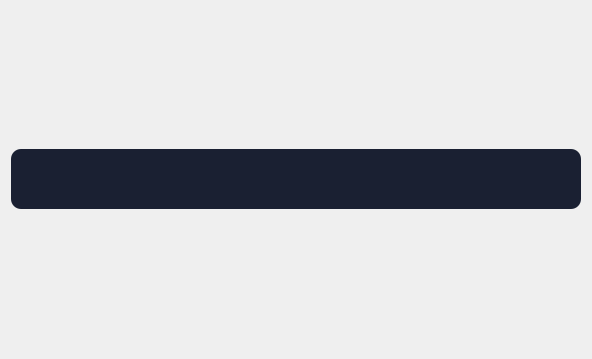
<?xml version="1.0" encoding="UTF-8"?>
<ui version="4.0">
 <class>Form</class>
 <widget class="QWidget" name="Form">
  <property name="geometry">
   <rect>
    <x>0</x>
    <y>0</y>
    <width>592</width>
    <height>359</height>
   </rect>
  </property>
  <property name="mouseTracking">
   <bool>false</bool>
  </property>
  <property name="windowTitle">
   <string>Form</string>
  </property>
  <layout class="QGridLayout" name="gridLayout">
   <item row="0" column="0">
    <widget class="QFrame" name="lineFrame">
     <property name="sizePolicy">
      <sizepolicy hsizetype="Preferred" vsizetype="Preferred">
       <horstretch>0</horstretch>
       <verstretch>0</verstretch>
      </sizepolicy>
     </property>
     <property name="minimumSize">
      <size>
       <width>0</width>
       <height>60</height>
      </size>
     </property>
     <property name="maximumSize">
      <size>
       <width>16777215</width>
       <height>60</height>
      </size>
     </property>
     <property name="mouseTracking">
      <bool>false</bool>
     </property>
     <property name="styleSheet">
      <string notr="true">background-color: rgb(26, 32, 50);
border-radius: 10px;
</string>
     </property>
     <property name="frameShape">
      <enum>QFrame::StyledPanel</enum>
     </property>
     <property name="frameShadow">
      <enum>QFrame::Raised</enum>
     </property>
     <layout class="QHBoxLayout" name="horizontalLayout">
      <property name="spacing">
       <number>0</number>
      </property>
      <property name="leftMargin">
       <number>10</number>
      </property>
      <property name="topMargin">
       <number>0</number>
      </property>
      <property name="rightMargin">
       <number>10</number>
      </property>
      <property name="bottomMargin">
       <number>0</number>
      </property>
      <item>
       <widget class="QLineEdit" name="textEdit">
        <property name="minimumSize">
         <size>
          <width>0</width>
          <height>60</height>
         </size>
        </property>
        <property name="maximumSize">
         <size>
          <width>16777215</width>
          <height>100</height>
         </size>
        </property>
        <property name="font">
         <font>
          <pointsize>8</pointsize>
          <weight>75</weight>
          <bold>true</bold>
         </font>
        </property>
        <property name="styleSheet">
         <string notr="true">QLineEdit
{
color: rgb(255, 255, 255);
border-radius: 10px;
text-align: center;
padding: 10px;
}
</string>
        </property>
        <property name="text">
         <string/>
        </property>
        <property name="readOnly">
         <bool>true</bool>
        </property>
        <property name="cursorMoveStyle">
         <enum>Qt::LogicalMoveStyle</enum>
        </property>
        <property name="clearButtonEnabled">
         <bool>false</bool>
        </property>
       </widget>
      </item>
      <item>
       <widget class="QPushButton" name="editButton">
        <property name="minimumSize">
         <size>
          <width>0</width>
          <height>0</height>
         </size>
        </property>
        <property name="maximumSize">
         <size>
          <width>35</width>
          <height>35</height>
         </size>
        </property>
        <property name="toolTip">
         <string>Edit item</string>
        </property>
        <property name="styleSheet">
         <string notr="true">QPushButton
{
background-color: rgb(26, 32, 50);
color: rgb(255, 255, 255);
border-radius: 10px;
text-align: center;
padding: 10px;
}

QPushButton:hover
{
background-color: rgb(36, 42, 59);
color: rgb(255, 255, 255);
border-radius: 10px;
text-align: center;
padding: 10px;
}

QPushButton:checked
{
color: rgb(255, 255, 255);
border-radius: 10px;
text-align: center;
padding: 10px;
background-color: rgb(47, 55, 77);
}
</string>
        </property>
        <property name="text">
         <string/>
        </property>
        <property name="icon">
         <iconset>
          <activeoff>:/icons/edit.ico</activeoff>
         </iconset>
        </property>
        <property name="iconSize">
         <size>
          <width>16</width>
          <height>16</height>
         </size>
        </property>
        <property name="checkable">
         <bool>false</bool>
        </property>
       </widget>
      </item>
      <item>
       <widget class="QPushButton" name="deleteButton">
        <property name="maximumSize">
         <size>
          <width>35</width>
          <height>35</height>
         </size>
        </property>
        <property name="toolTip">
         <string>Delete item</string>
        </property>
        <property name="styleSheet">
         <string notr="true">QPushButton
{
background-color: rgb(26, 32, 50);
color: rgb(255, 255, 255);
border-radius: 10px;
text-align: center;
padding: 10px;
}

QPushButton:hover
{
background-color: rgb(36, 42, 59);
color: rgb(255, 255, 255);
border-radius: 10px;
text-align: center;
padding: 10px;
}
</string>
        </property>
        <property name="text">
         <string/>
        </property>
        <property name="icon">
         <iconset>
          <activeoff>:/icons/delete.ico</activeoff>
         </iconset>
        </property>
        <property name="iconSize">
         <size>
          <width>20</width>
          <height>20</height>
         </size>
        </property>
       </widget>
      </item>
     </layout>
    </widget>
   </item>
  </layout>
 </widget>
 <resources>
  <include location="../assets/resource.qrc"/>
 </resources>
 <connections/>
</ui>
